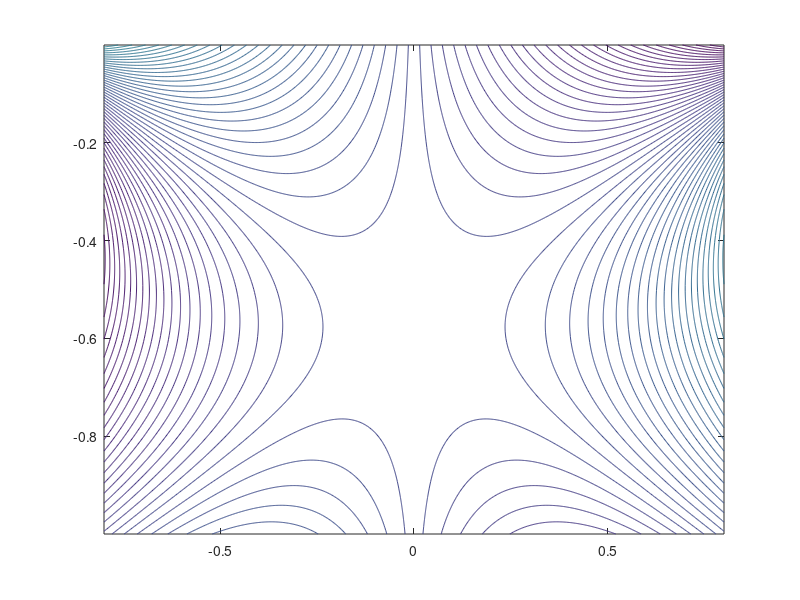

MATLAB code to generate this figure:
% Solution to Problem 6 in Chapter 3
% The psi equations below are identical
clear;clc
xx = -.8+.001:.002:.8;
yy = -1+.001:.002:0;
%yy = +.05:.1:2;
m = 1; V = 1; c = 1;
for nx = 1:length(xx)
    for ny = 1:length(yy)
        x(ny,nx) = xx(nx);
        y(ny,nx) = yy(ny);
%         ps2(ny,nx) = V*y(ny,nx) - (m/2/pi)* ...
%             atan2(2*c*y(ny,nx),(x(ny,nx)^2+y(ny,nx)^2-c^2));
%         ps1(ny,nx) = V*y(ny,nx) + (m/2/pi)*atan2(y(ny,nx),x(ny,nx)+c) ...
%             - (m/2/pi)*atan2(y(ny,nx),x(ny,nx)-c);
%         ps1(ny,nx) = (m/2/pi)*atan2(y(ny,nx),x(ny,nx)+c) ...
%             - (m/2/pi)*atan2(y(ny,nx),x(ny,nx)-c);
        ps1(ny,nx) = (m/2/pi)*atan2(y(ny,nx)+2*c*cos(30*pi/180),x(ny,nx)) ...
            + (m/2/pi)*atan2(y(ny,nx),x(ny,nx)+c) ...
            + (m/2/pi)*atan2(y(ny,nx),x(ny,nx)-c);
    end
end
contour(x,y,ps1,50),hold on, contour(x,y,ps1,[-.25],'k')
% cL = min(min(ps1))/2;
% cH = max(max(ps1))/2;
% contour(x,y,ps1,[cL cH],'k'),axis image
% contour(x,y,ps1)
% hold on
% contour(x,y,ps2,'m')
